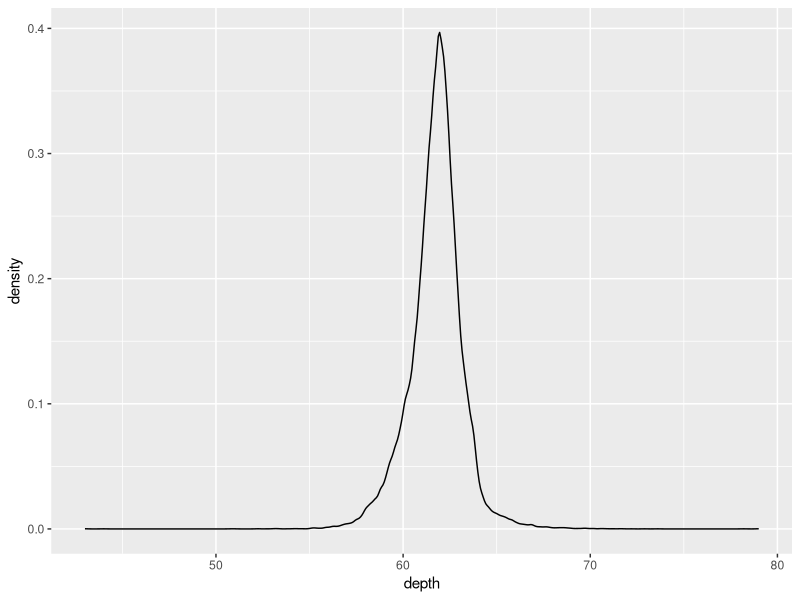
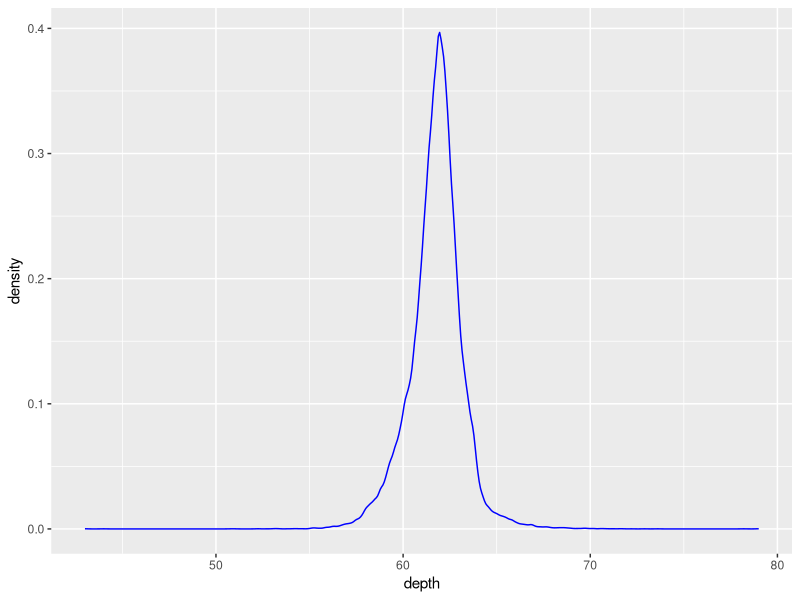
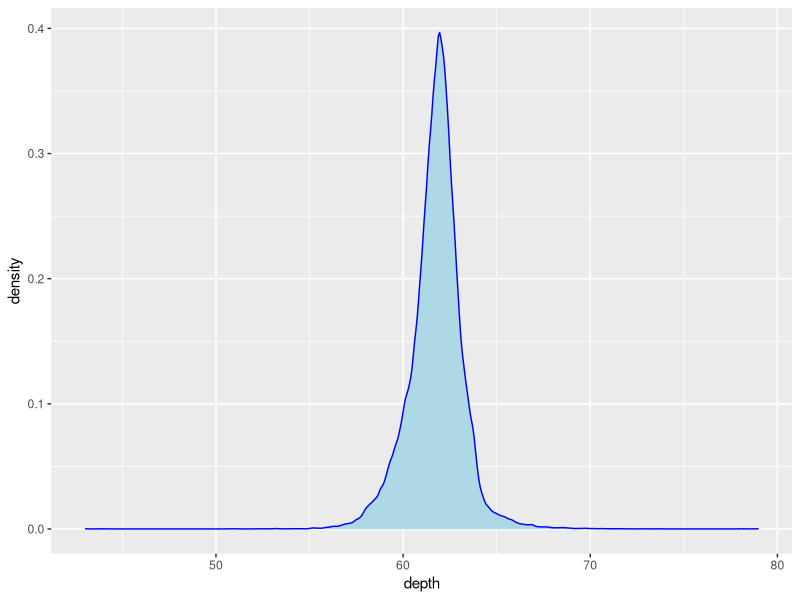
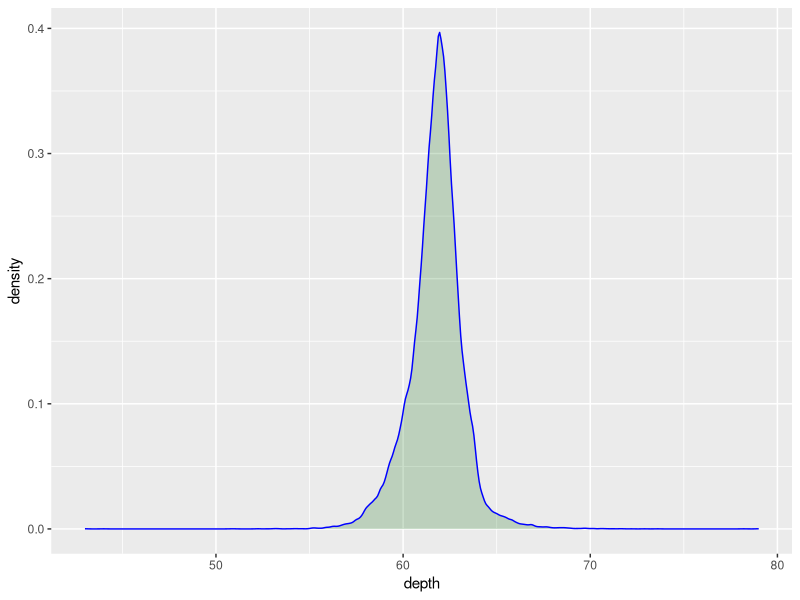
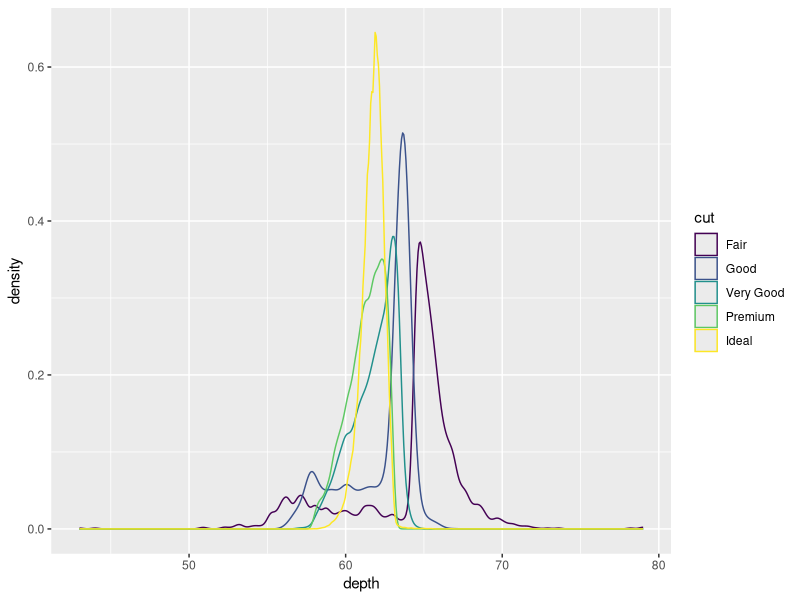
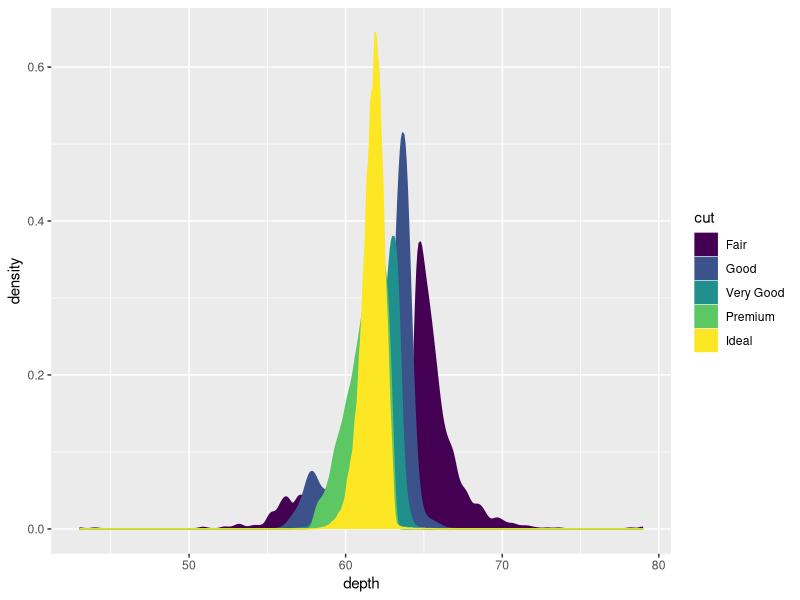
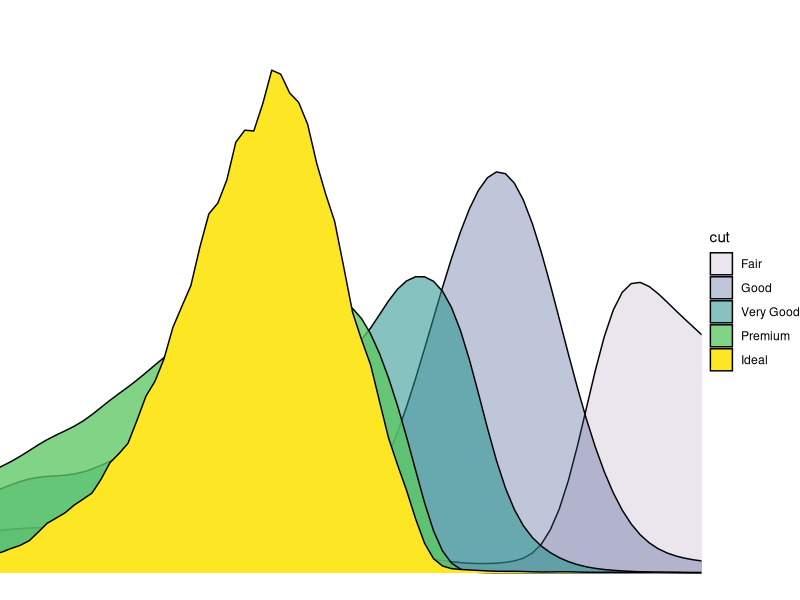
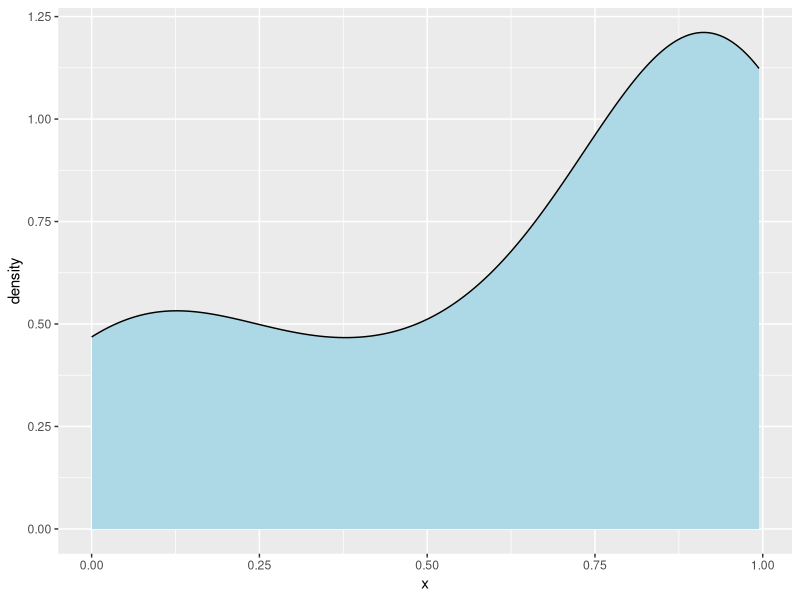

Recreate these plots in R, in order.
## ---- chunk 1
library(ggplot2)
diamonds |> ggplot(aes(x = depth)) + geom_density()
## ---- chunk 2
diamonds |> ggplot(aes(x = depth)) + geom_density(color = "blue")
## ---- chunk 3
diamonds |> ggplot(aes(x = depth)) + geom_density(color = "blue", fill = "lightblue")
## ---- chunk 4
diamonds |> ggplot(aes(x = depth)) + geom_density(color = "blue", fill = "darkgreen", alpha = .2)
## ---- chunk 5
diamonds |> ggplot(aes(x = depth)) + geom_density(aes(color = cut))
## ---- chunk 6
diamonds |> ggplot(aes(x = depth)) + geom_density(aes(color = cut, fill = cut))
## ---- chunk 7
diamonds |> ggplot(aes(x = depth)) + geom_density(aes(fill = cut, alpha = cut)) + coord_cartesian(xlim = c(60, 65), ylim = c(0,.7)) + theme_void()
## ---- chunk 8
pchisq(q = 0:20, df = 7) -> chi
d <- data.frame(x = chi)
d |> ggplot(aes(x)) + geom_density(fill = 'lightblue')
